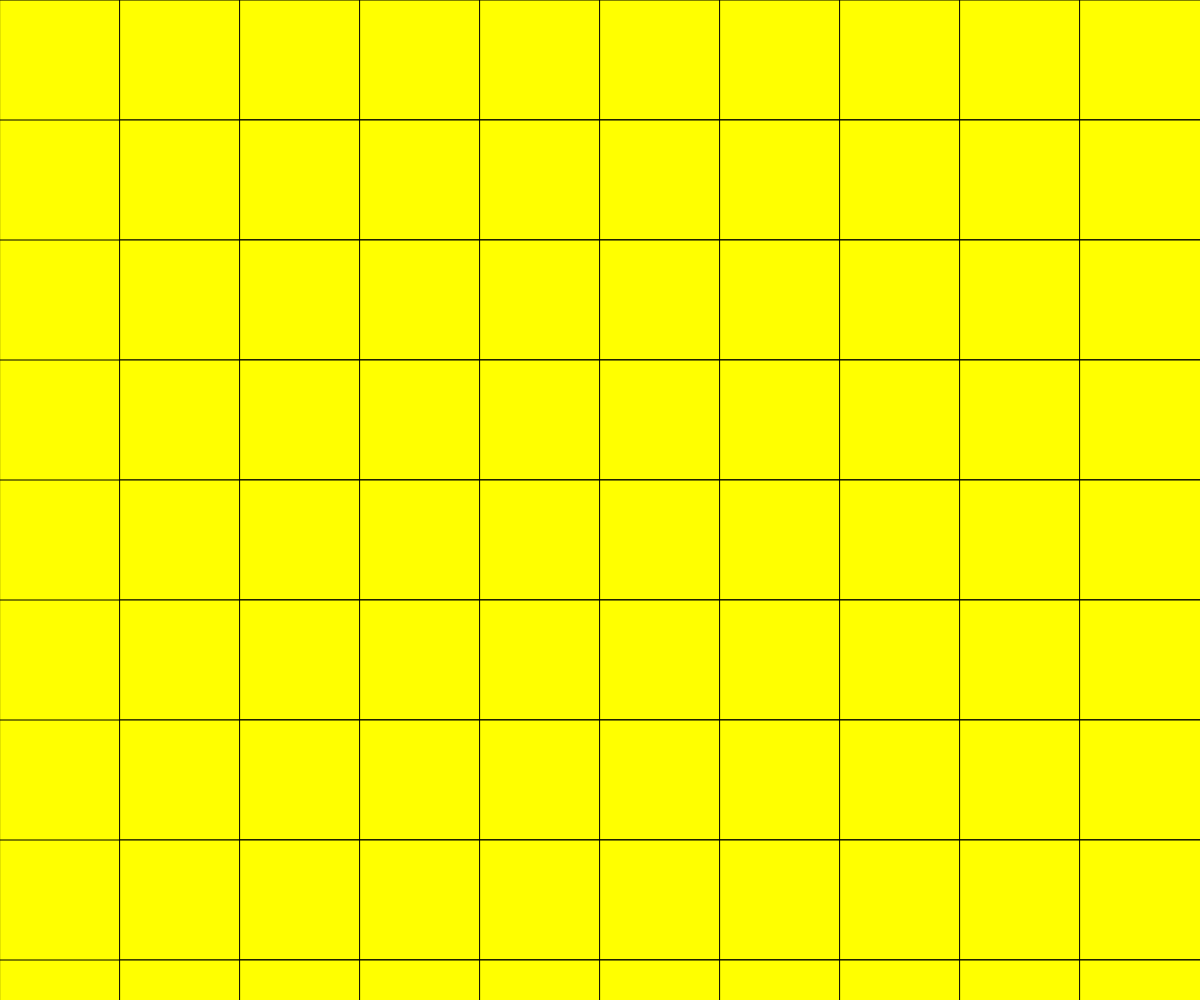
Frame 1 (no input)
Frame 60 (no input): identical to frame 1, image omitted
Frame 120 (the mouse pressed at the canvas centre since frame 60): identical to frame 1, image omitted

The p5.js sketch that drew this single still picture (run headless with seeded random() and noise() and a simulated clock; from frame 60 on, the mouse is pressed at the canvas centre):

// p5.js sketch
// ── sketch.js
function setup() {//runs one time
createCanvas (windowWidth, windowHeight);
  fill('yellow');
  strokeWeight (1);

}

function draw() {//runs in a loop
  
  var num = 10

  var sideLen = windowWidth/num;

  
  for (var y = 0; y < windowHeight; y = y + sideLen) 
{
  
  for (var x = 0; x < windowWidth; x = x + sideLen) 
{
    quad (
    x,y,
    x + 360,y,
    x + 360,y + 360,
    x,y + 360  
  );//loop to create a row in the x direction
  
  }
}
  
}

function windowResized(){
  resizeCanvas(windowWidth, windowHeight)
}
